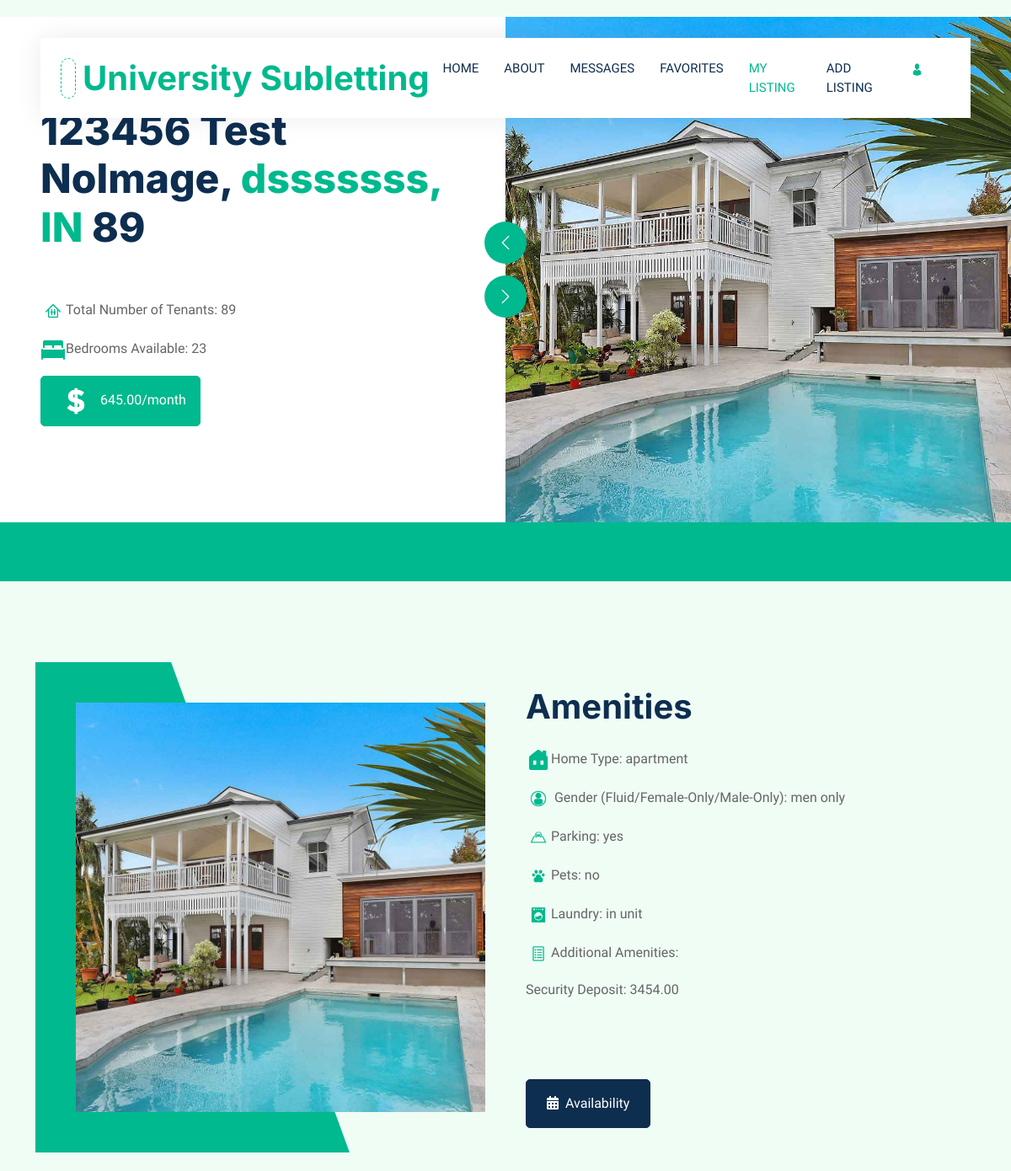
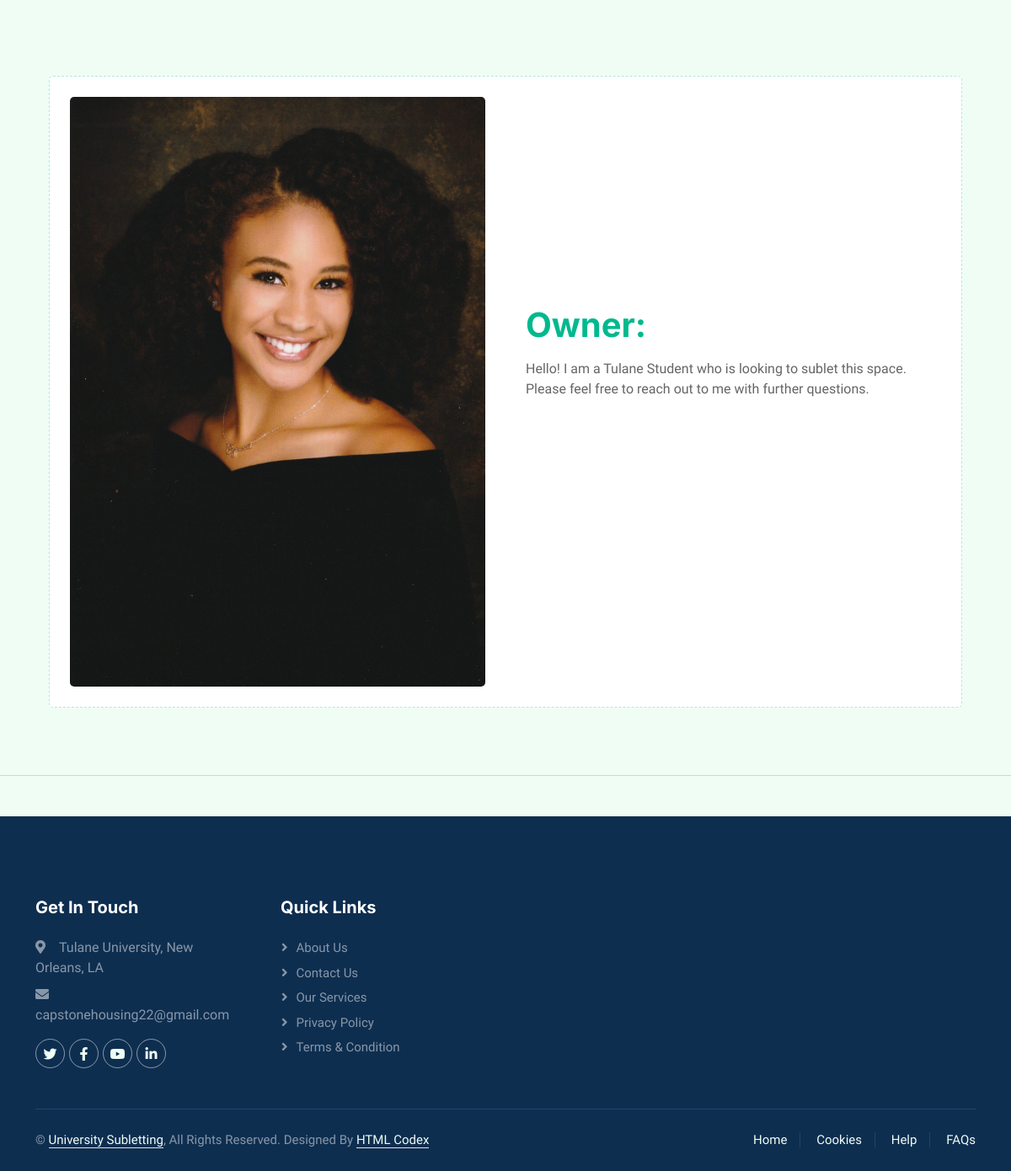
The app's page /listing (signed in) with its own data (2 pictures, top to bottom).
### hello/models.py (models this page shows)
class allinformation(models.Model):
    user = models.ForeignKey(User, on_delete=models.CASCADE, null=True)
    address = models.CharField(max_length=200, blank=True, null=True)
    city = models.CharField(max_length=200, blank=True, null=True)
    zip = models.IntegerField( blank=True, null=True)
    state = models.CharField(max_length=22, blank=True, null=True)
    hometype = models.CharField(max_length=100, blank=True, null=True)
    monthlyprice = models.DecimalField(max_digits = 100, decimal_places=2, blank=True, null=True)
    securitydeposit = models.DecimalField(max_digits = 100, decimal_places=2, blank=True, null=True)
    numbertenants = models.IntegerField(blank=True, null=True)
    gender = models.CharField(max_length=20, blank=True, null=True)
    beds = models.IntegerField( blank=True, null=True)
    addrentinfo = models.CharField(max_length=300, blank=True, null=True)
    parking = models.CharField(max_length=4, blank=True, null=True)
    pets = models.CharField(max_length=4, blank=True, null=True)
    laundry = models.CharField(max_length=20, blank=True, null=True)
    addamenityinfo = models.CharField(max_length=300, blank=True, null=True)
    image = models.ImageField(upload_to="images/",default="images/image_coming_soon.png", height_field=None, width_field=None, max_length=100,blank=True, null=True)

### hello/views.py (the view)
# urls.py: path("listing", views.listing, name="listing"),
def listing(request):
    addyinfo = allinformation.objects.filter(user=request.user).last()
    if addyinfo==None:
        return add_listing(request)
    return render(request, "hello/listing.html", {'addyinfo': addyinfo,})

### hello/templates/hello/listing.html (shortened to what this page needs)
{% extends "hello/layout.html" %}
{% load static %}
{% block content %}
<!DOCTYPE html>
<html lang="en">
<head>
    <link href="https://cdnjs.cloudflare.com/ajax/libs/font-awesome/5.10.0/css/all.min.css" rel="stylesheet">
    <link href="https://cdn.jsdelivr.net/npm/bootstrap-icons@1.4.1/font/bootstrap-icons.css" rel="stylesheet">
    <link href="{% static 'hello/lib/animate/animate.min.css' %}" rel="stylesheet">
    <link href="{% static 'hello/lib/owlcarousel/assets/owl.carousel.min.css' %}" rel="stylesheet">
    <link href="{% static 'hello/css/bootstrap.min.css' %}" rel="stylesheet">
    <link href="{% static 'hello/css/style.css' %}" rel="stylesheet">
</head>
<body>
    <div class="container-fluid nav-bar bg-transparent">
        <nav class="navbar navbar-expand-lg bg-white navbar-light py-0 px-4">
            <a href="{% url 'home' %}" class="navbar-brand d-flex align-items-center text-center">
                <div class="icon p-2 me-2">
                </div>
                <h1 class="m-0 text-primary">University Subletting</h1>
            </a>
            <div class="navbar-nav ms-auto">
                <a href="{% url 'home' %}" class="nav-item nav-link">Home</a>
                <a href="{% url 'about' %}" class="nav-item nav-link">About</a>
                <a href="{% url 'messages' %}" class="nav-item nav-link">Messages</a>
                <a href="{% url 'favorites' %}" class="nav-item nav-link">Favorites</a>
                <a href="{% url 'listing' %}" class="nav-item nav-link active">My Listing</a>
                <a href="{% url 'add_listing' %}" class="nav-item nav-link">Add Listing</a>
                <a href="{% url 'profile' %}" class="nav-item nav-link"><img class="img-fluid" src="{% static 'hello/images/icon-profile.png' %}" alt="Icon" style="width: 25px; height: 25px;"></a>
            </div>
        </nav>
    </div>
    <div class="container-fluid header bg-white p-0">
        <div class="row g-0 align-items-center flex-column-reverse flex-md-row">
            <div class="col-md-6 p-5 mt-lg-2">
                <h1 class="display-5 animated fadeIn mb-4">{{addyinfo.address}}, <span class="text-primary">{{addyinfo.city}}, {{addyinfo.state}}</span> {{addyinfo.zip}}</h1>
                <p class="animated fadeIn mb-4 pb-2">{{addyinfo.addrentinfo}} </p>
                <p><img class="img-fluid" src="{% static 'hello/images/icon-tenants.png'%}" alt="Icon" style="width: 30px; height: 30px;">Total Number of Tenants: {{addyinfo.numbertenants}}</p>
                <p><img class="img-fluid" src="{% static 'hello/images/icon-bed.png'%}" alt="Icon" style="width: 30px; height: 30px;">Bedrooms Available: {{addyinfo.beds}}</p>
                <p class="btn btn-primary py-1 px-3 me-1 animated fadeIn">
                    <img class="img-fluid" src="{% static 'hello/images/icon-dollar.png'%}" alt="Icon" style="width: 50px; height: 50px;">
                    {{addyinfo.monthlyprice}}/month
                </p>
            </div>
            <div class="col-md-6 animated fadeIn">
                <div class="owl-carousel header-carousel">
                    <div class="owl-carousel-item">
                        <img class="img-fluid" src="{% static 'hello/images/carousel-1.jpg' %}" alt="">
                    </div>
                </div>
            </div>
        </div>
    </div>
    <div class="container-fluid bg-primary mb-5 wow fadeIn" data-wow-delay="0.1s" style="padding: 35px;"></div>
    <div class="container-xxl py-5">
        <div class="container">
            <div class="row g-5 align-items-center">
                <div class="col-lg-6 wow fadeIn position-relative" data-wow-delay="0.1s">
                    <div class="about-img position-relative overflow-hidden p-5 pe-0">
                        <div class="owl-carousel header-carousel">
                            <div class="owl-carousel-item">
                                <img class="img-fluid" src="{% static 'hello/images/carousel-1.jpg' %}" alt="">
                            </div>
                        </div>
                    </div>
                </div>
                <div class="col-lg-6 wow fadeIn" data-wow-delay="0.5s">
                    <h1 class="mb-4">Amenities</h1>
                    <p><img class="img-fluid" src="{% static 'hello/images/icon-house (2).png'%}" alt="Icon" style="width: 30px; height: 30px;">Home Type: {{addyinfo.hometype}}</p>
                    <p><img class="img-fluid" src="{% static 'hello/images/icon-person.png'%}" alt="Icon" style="width: 30px; height: 30px;"> Gender (Fluid/Female-Only/Male-Only): {{addyinfo.gender}}</p>
                    <p><img class="img-fluid" src="{% static 'hello/images/icon-parking.png'%}" alt="Icon" style="width: 30px; height: 30px;">Parking: {{addyinfo.parking}}</p>
                    <p><img class="img-fluid" src="{% static 'hello/images/icon-pet.png'%}" alt="Icon" style="width: 30px; height: 30px;">Pets: {{addyinfo.pets}}</p>
                    <p><img class="img-fluid" src="{% static 'hello/images/icon-laundry.png'%}" alt="Icon" style="width: 30px; height: 30px;">Laundry: {{addyinfo.laundry}}</p>
                    <p><img class="img-fluid" src="{% static 'hello/images/icon-misc.png'%}" alt="Icon" style="width: 30px; height: 30px;">Additional Amenities: {{addyinfo.addamenityinfo}}</p>
                    <p class="mb-4">Security Deposit: {{addyinfo.securitydeposit}}</p>
                    <form action = "/addFavorites/" method = "post">
                        <button class="btn btn-primary py-1 px-3 me-1 animated fadeIn" type="submit" name = "favorite" value={{addyinfo.id}}>
                            <img class="img-fluid" src="{% static 'hello/images/icon-favorite.png'%}" alt="Icon" style="width: 60px; height: 60px;">
                        </button>
                    </form>
                    <a href="" class="btn btn-dark py-3 px-4"><i class="fa fa-calendar-alt me-2"></i>Availability</a>
                </div>
            </div>
        </div>
    </div>
    <div class="container-xxl py-5">
        <div class="container">
            <div class="bg-light rounded p-3">
                <div class="bg-white rounded p-4" style="border: 1px dashed rgba(0, 185, 142, .3)">
                    <div class="row g-5 align-items-center">
                        <div class="col-lg-6 wow fadeIn" data-wow-delay="0.1s">
                            <img class="img-fluid rounded w-100" src="{% static 'hello/images/kayla-headshot.jpg' %}" alt="">
                        </div>
                        <div class="col-lg-6 wow fadeIn" data-wow-delay="0.5s">
                            <div class="mb-4">
                                <h1 class="mb-3"><span class="text-primary">Owner: </span> {{user.first_name}} {{user.last_name}}</h1>
                                <p>Hello! I am a Tulane Student who is looking to sublet this space. Please feel free to reach out to me with further questions. </p>
                            </div>
                            <button class="btn btn-primary py-1 px-3 me-1 animated fadeIn">
                                <img class="img-fluid" src="{% static 'hello/images/icon-message.png'%}" alt="Icon" style="width: 60px; height: 60px;">
                            </button>
                        </div>
                    </div>
                </div>
            </div>
        </div>
    </div>
</body>
</html>
{% endblock %}

### hello/static/hello/css/style.css (style rules this page uses)
:root { --primary: #00B98E; --secondary: #FF6922; --light: #EFFDF5; --dark: #0E2E50; }
.btn { transition: .5s; }
.btn.btn-primary, .btn.btn-secondary { color: #FFFFFF; }
.nav-bar { position: relative; margin-top: 45px; padding: 0 3rem; transition: .5s; z-index: 9999; }
.navbar { box-shadow: 0 0 30px rgba(0, 0, 0, .08); }
.navbar-light .navbar-nav .nav-link { margin-right: 30px; padding: 25px 0; color: #FFFFFF; font-size: 15px; text-transform: uppercase; outline: none; }
.navbar-light .navbar-nav .nav-link:hover, .navbar-light .navbar-nav .nav-link.active { color: var(--primary); }
.navbar-light .navbar-brand { height: 75px; }
.navbar-light .navbar-nav .nav-link { color: var(--dark); font-weight: 500; }
@media (min-width: 992px) { .header { margin-top: -120px; } }
.icon { padding: 15px; display: inline-flex; align-items: center; justify-content: center; background: #FFFFFF !important; border-radius: 50px; border: 1px dashed var(--primary) !important; }
.about-img img { position: relative; z-index: 2; }
.about-img::before { position: absolute; content: ""; top: 0; left: -50%; width: 100%; height: 100%; background: var(--primary); transform: skew(20deg); z-index: 1; }

### records on screen
allinformation: address "123456 Test NoImage", city "dsssssss", state "IN", zip "89", numbertenants "89", beds "23", monthlyprice "645.00", hometype "apartment", gender "men only", parking "yes", pets "no", laundry "in unit", securitydeposit "3454.00"
